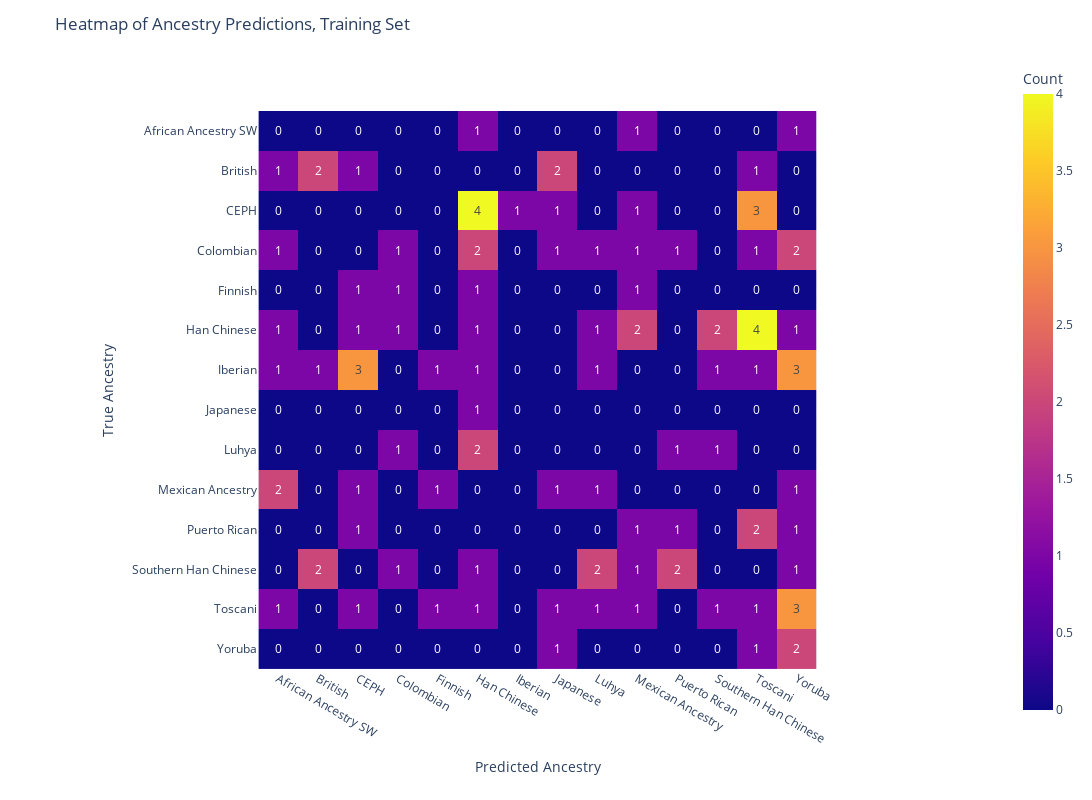

Notebook cell for this chart:
### Code cell
#index_y=['European', 'East Asian', 'African']
index_x=pred_columns
index_y = pred_columns#[::-1]

# Create an interactive heatmap
fig = px.imshow(grouped_data.values,
                labels=dict(x='Predicted Ancestry', y='True Ancestry', color='Count'),
                x=index_x,
                y=index_x,
                #color_continuous_scale='Blues',
                text_auto=True)

# Update layout
fig.update_layout(title='Heatmap of Ancestry Predictions, Training Set', width=1200, height=800)

# Save the heatmap as a PNG file
fig.write_image('Populations_training_cm_heatmap.png', scale=2)  # Scale can be adjusted for higher resolution

# Show the Plotly heatmap
fig.show()

### Figure 1 — Plotly figure (JSON) as saved in the notebook; plotly's stock layout.template omitted (floating-point values rounded to 4 significant figures; data arrays with more than 128 entries replaced by an {"elided": "..."} marker saying what was removed)
{"data": [{"coloraxis": "coloraxis", "hovertemplate": "Predicted Ancestry: %{x}<br>True Ancestry: %{y}<br>Count: %{z}<extra></extra>", "name": "0", "texttemplate": "%{z}", "type": "heatmap", "x": ["African Ancestry SW", "British", "CEPH", "Colombian", "Finnish", "Han Chinese", "Iberian", "Japanese", "Luhya", "Mexican Ancestry", "Puerto Rican", "Southern Han Chinese", "Toscani", "Yoruba"], "xaxis": "x", "y": ["African Ancestry SW", "British", "CEPH", "Colombian", "Finnish", "Han Chinese", "Iberian", "Japanese", "Luhya", "Mexican Ancestry", "Puerto Rican", "Southern Han Chinese", "Toscani", "Yoruba"], "yaxis": "y", "z": {"elided": "14x14 int values"}}], "layout": {"coloraxis": {"colorbar": {"title": {"text": "Count"}}, "colorscale": [[0, "#0d0887"], [0.1111, "#46039f"], [0.2222, "#7201a8"], [0.3333, "#9c179e"], [0.4444, "#bd3786"], [0.5556, "#d8576b"], [0.6667, "#ed7953"], [0.7778, "#fb9f3a"], [0.8889, "#fdca26"], [1, "#f0f921"]]}, "height": 800, "margin": {"t": 60}, "title": {"text": "Heatmap of Ancestry Predictions, Training Set"}, "width": 1200, "xaxis": {"anchor": "y", "autorange": true, "constrain": "domain", "domain": [0.195, 0.805], "range": [-0.5, 13.5], "scaleanchor": "y", "title": {"text": "Predicted Ancestry"}, "type": "category"}, "yaxis": {"anchor": "x", "autorange": true, "constrain": "domain", "domain": [0, 1], "range": [13.5, -0.5], "title": {"text": "True Ancestry"}, "type": "category"}}}
